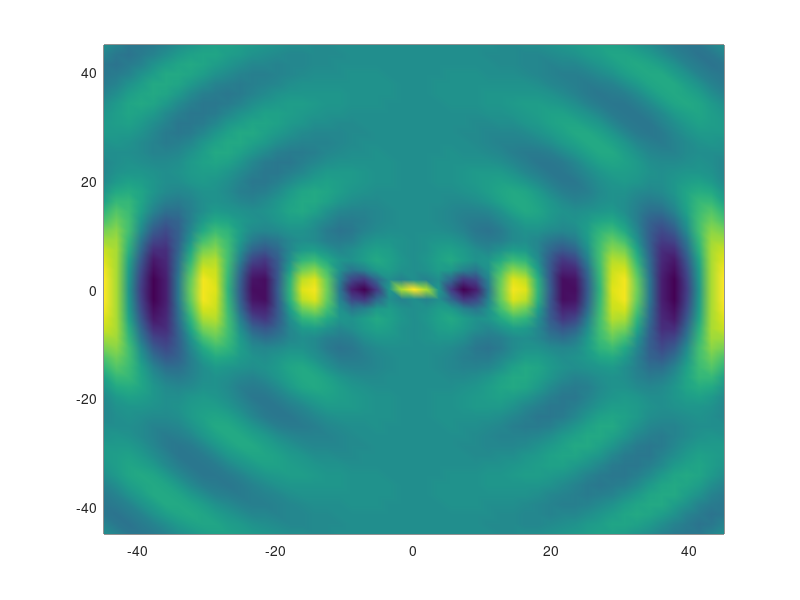

Here is the MATLAB script that generated this plot:
% Fundamentos de Acústica Submarina 

clear all, close all

quadros  = 36;
periodos =  6;
nx       = 51;

freq  =  100.0; T = 1.0/freq; w = 2.0*pi*freq;
c     = 1500.0;
k     = w/c;
% Comprimento de onda:
L     = 2.0*pi/k;
% Comprimento da antena: 
Larray = 2*L;
tmin  =  0;
tmax  =  T*periodos;
xmax  = 3.0*L;
x = linspace(-xmax,xmax,nx); y = x;

[X,Y] = meshgrid(x,y);
THETA = atan2(Y,X);
R  = sqrt( X.*X + Y.*Y );
o = exp( 1i*k*R ); % Onda circular

theta0 = linspace(0,pi,quadros);

figure(1)
for i = 1:quadros
    XB = 0.5*k*Larray*sin( THETA - theta0(i) );
    p = sinc( XB/pi ).*real( o );
    pcolor(x,y,p), shading interp
    xlim([-xmax,xmax])
    ylim([-xmax,xmax])
    pause(0.1)
endfor


